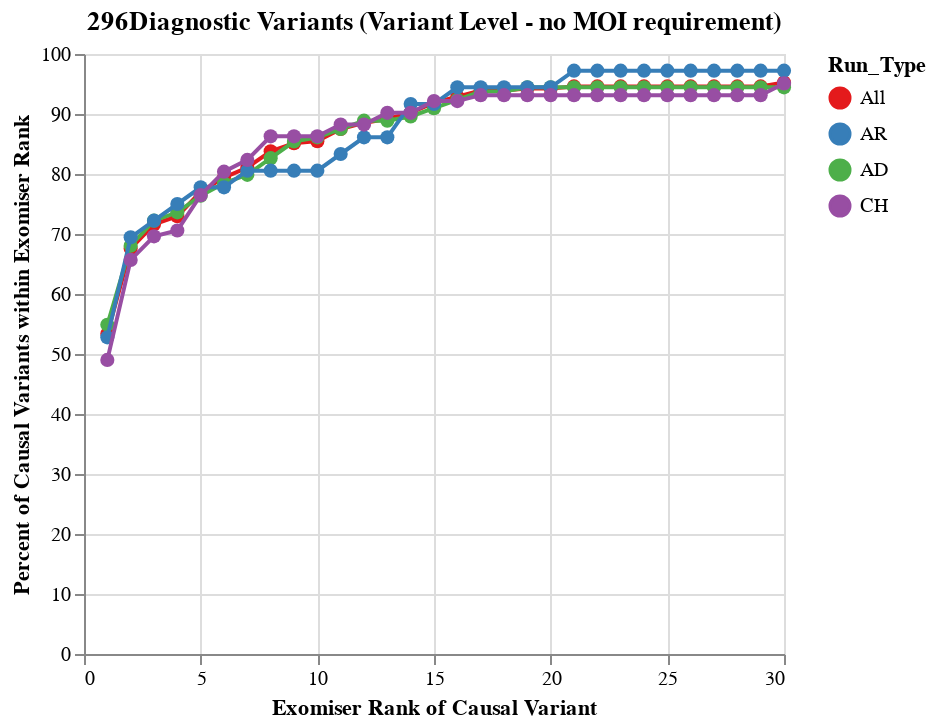

The notebook cell saved with this chart:
### Code cell
domain = ['exomiser_default', 'filtered_exomiser_default','noN_filtered_15_85_human_revel_mvp_alphaM_spliceAI_noWL','noN_filtered_15_85_human_revel_mvp_noWL' ,'']

RUN_TYPES = [ 'noN_filtered_15_85_human_revel_mvp_alphaM_spliceAI_noWL' ]
domain = ['All', 'AR', 'AD', 'CH']
d_df,denom = ps.create_df(300, RUN_TYPES, gs_exomiser_success_table)
d_df['Run_Type'] = ['All'] * len(d_df)

gs_exomiser = ps.create_plot(denom, d_df, RUN_TYPES, 'set1', False, domain)
gs_exomiser

d_df,denom = ps.create_df(300, RUN_TYPES, gs_exomiser_AR)
d_df['Run_Type'] = ['AR'] * len(d_df)

gs_exomiser_AR_plot = ps.create_plot(denom, d_df, RUN_TYPES, 'set1', False, domain)
gs_exomiser_AR_plot

d_df,denom = ps.create_df(300, RUN_TYPES, gs_exomiser_AD)
d_df['Run_Type'] = ['AD'] * len(d_df)
gs_exomiser_AD_plot = ps.create_plot(denom, d_df, RUN_TYPES, 'set1', False, domain)
gs_exomiser_AD_plot

d_df,denom = ps.create_df(300, RUN_TYPES, gs_exomiser_cmpd_hets)
d_df['Run_Type'] = ['CH'] * len(d_df)
gs_exomiser_CH_plot = ps.create_plot(denom, d_df, RUN_TYPES, 'set1', False, domain)


gs_exomiser_allplots = alt.layer(gs_exomiser, gs_exomiser_AD_plot, gs_exomiser_AR_plot,gs_exomiser_CH_plot).properties(height=300, width=350)
gs_exomiser_allplots

### Figure 1 — Vega-Lite specification as saved in the notebook (floating-point values rounded to 4 significant figures)
{"config": {"view": {"continuousWidth": 300, "continuousHeight": 300}}, "layer": [{"data": {"name": "data-366d1a758d15123d9ef32840f3b4c5c9"}, "mark": {"type": "line", "point": {"size": 50}}, "encoding": {"color": {"field": "Run_Type", "scale": {"domain": ["All", "AR", "AD", "CH"], "scheme": "set1"}, "sort": ["noN_filtered_15_85_human_revel_mvp_alphaM_spliceAI_noWL"], "type": "nominal"}, "tooltip": [{"field": "Rank", "type": "quantitative"}, {"field": "Percent_Variants", "type": "quantitative"}, {"field": "Run_Type", "type": "nominal"}], "x": {"field": "Rank", "title": "Exomiser Rank of Causal Variant", "type": "quantitative"}, "y": {"field": "Percent_Variants", "scale": {"domain": [0, 100]}, "title": "Percent of Causal Variants within Exomiser Rank", "type": "quantitative"}}, "title": "296Diagnostic Variants (Variant Level - no MOI requirement)"}, {"data": {"name": "data-f0083d6d49240be2d9f9feeeefffcb79"}, "mark": {"type": "line", "point": {"size": 50}}, "encoding": {"color": {"field": "Run_Type", "scale": {"domain": ["All", "AR", "AD", "CH"], "scheme": "set1"}, "sort": ["noN_filtered_15_85_human_revel_mvp_alphaM_spliceAI_noWL"], "type": "nominal"}, "tooltip": [{"field": "Rank", "type": "quantitative"}, {"field": "Percent_Variants", "type": "quantitative"}, {"field": "Run_Type", "type": "nominal"}], "x": {"field": "Rank", "title": "Exomiser Rank of Causal Variant", "type": "quantitative"}, "y": {"field": "Percent_Variants", "scale": {"domain": [0, 100]}, "title": "Percent of Causal Variants within Exomiser Rank", "type": "quantitative"}}, "title": "144Diagnostic Variants (Variant Level - no MOI requirement)"}, {"data": {"name": "data-92db1378c27449e3f9903580a2c19bc5"}, "mark": {"type": "line", "point": {"size": 50}}, "encoding": {"color": {"field": "Run_Type", "scale": {"domain": ["All", "AR", "AD", "CH"], "scheme": "set1"}, "sort": ["noN_filtered_15_85_human_revel_mvp_alphaM_spliceAI_noWL"], "type": "nominal"}, "tooltip": [{"field": "Rank", "type": "quantitative"}, {"field": "Percent_Variants", "type": "quantitative"}, {"field": "Run_Type", "type": "nominal"}], "x": {"field": "Rank", "title": "Exomiser Rank of Causal Variant", "type": "quantitative"}, "y": {"field": "Percent_Variants", "scale": {"domain": [0, 100]}, "title": "Percent of Causal Variants within Exomiser Rank", "type": "quantitative"}}, "title": "36Diagnostic Variants (Variant Level - no MOI requirement)"}, {"data": {"name": "data-2a08428be8853776c03530c07de7384d"}, "mark": {"type": "line", "point": {"size": 50}}, "encoding": {"color": {"field": "Run_Type", "scale": {"domain": ["All", "AR", "AD", "CH"], "scheme": "set1"}, "sort": ["noN_filtered_15_85_human_revel_mvp_alphaM_spliceAI_noWL"], "type": "nominal"}, "tooltip": [{"field": "Rank", "type": "quantitative"}, {"field": "Percent_Variants", "type": "quantitative"}, {"field": "Run_Type", "type": "nominal"}], "x": {"field": "Rank", "title": "Exomiser Rank of Causal Variant", "type": "quantitative"}, "y": {"field": "Percent_Variants", "scale": {"domain": [0, 100]}, "title": "Percent of Causal Variants within Exomiser Rank", "type": "quantitative"}}, "title": "102Diagnostic Variants (Variant Level - no MOI requirement)"}], "height": 300, "width": 350, "$schema": "https://vega.github.io/schema/vega-lite/v5.17.0.json", "datasets": {"data-366d1a758d15123d9ef32840f3b4c5c9": [{"Rank": 1, "NumPatients": 158, "Percent_Variants": 53.38, "Run_Type": "All"}, {"Rank": 2, "NumPatients": 200, "Percent_Variants": 67.57, "Run_Type": "All"}, {"Rank": 3, "NumPatients": 212, "Percent_Variants": 71.62, "Run_Type": "All"}, {"Rank": 4, "NumPatients": 216, "Percent_Variants": 72.97, "Run_Type": "All"}, {"Rank": 5, "NumPatients": 228, "Percent_Variants": 77.03, "Run_Type": "All"}, {"Rank": 6, "NumPatients": 235, "Percent_Variants": 79.39, "Run_Type": "All"}, {"Rank": 7, "NumPatients": 240, "Percent_Variants": 81.08, "Run_Type": "All"}, {"Rank": 8, "NumPatients": 248, "Percent_Variants": 83.78, "Run_Type": "All"}, {"Rank": 9, "NumPatients": 252, "Percent_Variants": 85.14, "Run_Type": "All"}, {"Rank": 10, "NumPatients": 253, "Percent_Variants": 85.47, "Run_Type": "All"}, {"Rank": 11, "NumPatients": 259, "Percent_Variants": 87.5, "Run_Type": "All"}, {"Rank": 12, "NumPatients": 262, "Percent_Variants": 88.51, "Run_Type": "All"}, {"Rank": 13, "NumPatients": 264, "Percent_Variants": 89.19, "Run_Type": "All"}, {"Rank": 14, "NumPatients": 267, "Percent_Variants": 90.2, "Run_Type": "All"}, {"Rank": 15, "NumPatients": 272, "Percent_Variants": 91.89, "Run_Type": "All"}, {"Rank": 16, "NumPatients": 275, "Percent_Variants": 92.91, "Run_Type": "All"}, {"Rank": 17, "NumPatients": 278, "Percent_Variants": 93.92, "Run_Type": "All"}, {"Rank": 18, "NumPatients": 278, "Percent_Variants": 93.92, "Run_Type": "All"}, {"Rank": 19, "NumPatients": 279, "Percent_Variants": 94.26, "Run_Type": "All"}, {"Rank": 20, "NumPatients": 279, "Percent_Variants": 94.26, "Run_Type": "All"}, {"Rank": 21, "NumPatients": 280, "Percent_Variants": 94.59, "Run_Type": "All"}, {"Rank": 22, "NumPatients": 280, "Percent_Variants": 94.59, "Run_Type": "All"}, {"Rank": 23, "NumPatients": 280, "Percent_Variants": 94.59, "Run_Type": "All"}, {"Rank": 24, "NumPatients": 280, "Percent_Variants": 94.59, "Run_Type": "All"}, {"Rank": 25, "NumPatients": 280, "Percent_Variants": 94.59, "Run_Type": "All"}, {"Rank": 26, "NumPatients": 280, "Percent_Variants": 94.59, "Run_Type": "All"}, {"Rank": 27, "NumPatients": 280, "Percent_Variants": 94.59, "Run_Type": "All"}, {"Rank": 28, "NumPatients": 280, "Percent_Variants": 94.59, "Run_Type": "All"}, {"Rank": 29, "NumPatients": 280, "Percent_Variants": 94.59, "Run_Type": "All"}, {"Rank": 30, "NumPatients": 282, "Percent_Variants": 95.27, "Run_Type": "All"}], "data-f0083d6d49240be2d9f9feeeefffcb79": [{"Rank": 1, "NumPatients": 79, "Percent_Variants": 54.86, "Run_Type": "AD"}, {"Rank": 2, "NumPatients": 98, "Percent_Variants": 68.06, "Run_Type": "AD"}, {"Rank": 3, "NumPatients": 104, "Percent_Variants": 72.22, "Run_Type": "AD"}, {"Rank": 4, "NumPatients": 106, "Percent_Variants": 73.61, "Run_Type": "AD"}, {"Rank": 5, "NumPatients": 110, "Percent_Variants": 76.39, "Run_Type": "AD"}, {"Rank": 6, "NumPatients": 113, "Percent_Variants": 78.47, "Run_Type": "AD"}, {"Rank": 7, "NumPatients": 115, "Percent_Variants": 79.86, "Run_Type": "AD"}, {"Rank": 8, "NumPatients": 119, "Percent_Variants": 82.64, "Run_Type": "AD"}, {"Rank": 9, "NumPatients": 123, "Percent_Variants": 85.42, "Run_Type": "AD"}, {"Rank": 10, "NumPatients": 124, "Percent_Variants": 86.11, "Run_Type": "AD"}, {"Rank": 11, "NumPatients": 126, "Percent_Variants": 87.5, "Run_Type": "AD"}, {"Rank": 12, "NumPatients": 128, "Percent_Variants": 88.89, "Run_Type": "AD"}, {"Rank": 13, "NumPatients": 128, "Percent_Variants": 88.89, "Run_Type": "AD"}, {"Rank": 14, "NumPatients": 129, "Percent_Variants": 89.58, "Run_Type": "AD"}, {"Rank": 15, "NumPatients": 131, "Percent_Variants": 90.97, "Run_Type": "AD"}, {"Rank": 16, "NumPatients": 133, "Percent_Variants": 92.36, "Run_Type": "AD"}, {"Rank": 17, "NumPatients": 135, "Percent_Variants": 93.75, "Run_Type": "AD"}, {"Rank": 18, "NumPatients": 135, "Percent_Variants": 93.75, "Run_Type": "AD"}, {"Rank": 19, "NumPatients": 136, "Percent_Variants": 94.44, "Run_Type": "AD"}, {"Rank": 20, "NumPatients": 136, "Percent_Variants": 94.44, "Run_Type": "AD"}, {"Rank": 21, "NumPatients": 136, "Percent_Variants": 94.44, "Run_Type": "AD"}, {"Rank": 22, "NumPatients": 136, "Percent_Variants": 94.44, "Run_Type": "AD"}, {"Rank": 23, "NumPatients": 136, "Percent_Variants": 94.44, "Run_Type": "AD"}, {"Rank": 24, "NumPatients": 136, "Percent_Variants": 94.44, "Run_Type": "AD"}, {"Rank": 25, "NumPatients": 136, "Percent_Variants": 94.44, "Run_Type": "AD"}, {"Rank": 26, "NumPatients": 136, "Percent_Variants": 94.44, "Run_Type": "AD"}, {"Rank": 27, "NumPatients": 136, "Percent_Variants": 94.44, "Run_Type": "AD"}, {"Rank": 28, "NumPatients": 136, "Percent_Variants": 94.44, "Run_Type": "AD"}, {"Rank": 29, "NumPatients": 136, "Percent_Variants": 94.44, "Run_Type": "AD"}, {"Rank": 30, "NumPatients": 136, "Percent_Variants": 94.44, "Run_Type": "AD"}], "data-92db1378c27449e3f9903580a2c19bc5": [{"Rank": 1, "NumPatients": 19, "Percent_Variants": 52.78, "Run_Type": "AR"}, {"Rank": 2, "NumPatients": 25, "Percent_Variants": 69.44, "Run_Type": "AR"}, {"Rank": 3, "NumPatients": 26, "Percent_Variants": 72.22, "Run_Type": "AR"}, {"Rank": 4, "NumPatients": 27, "Percent_Variants": 75.0, "Run_Type": "AR"}, {"Rank": 5, "NumPatients": 28, "Percent_Variants": 77.78, "Run_Type": "AR"}, {"Rank": 6, "NumPatients": 28, "Percent_Variants": 77.78, "Run_Type": "AR"}, {"Rank": 7, "NumPatients": 29, "Percent_Variants": 80.56, "Run_Type": "AR"}, {"Rank": 8, "NumPatients": 29, "Percent_Variants": 80.56, "Run_Type": "AR"}, {"Rank": 9, "NumPatients": 29, "Percent_Variants": 80.56, "Run_Type": "AR"}, {"Rank": 10, "NumPatients": 29, "Percent_Variants": 80.56, "Run_Type": "AR"}, {"Rank": 11, "NumPatients": 30, "Percent_Variants": 83.33, "Run_Type": "AR"}, {"Rank": 12, "NumPatients": 31, "Percent_Variants": 86.11, "Run_Type": "AR"}, {"Rank": 13, "NumPatients": 31, "Percent_Variants": 86.11, "Run_Type": "AR"}, {"Rank": 14, "NumPatients": 33, "Percent_Variants": 91.67, "Run_Type": "AR"}, {"Rank": 15, "NumPatients": 33, "Percent_Variants": 91.67, "Run_Type": "AR"}, {"Rank": 16, "NumPatients": 34, "Percent_Variants": 94.44, "Run_Type": "AR"}, {"Rank": 17, "NumPatients": 34, "Percent_Variants": 94.44, "Run_Type": "AR"}, {"Rank": 18, "NumPatients": 34, "Percent_Variants": 94.44, "Run_Type": "AR"}, {"Rank": 19, "NumPatients": 34, "Percent_Variants": 94.44, "Run_Type": "AR"}, {"Rank": 20, "NumPatients": 34, "Percent_Variants": 94.44, "Run_Type": "AR"}, {"Rank": 21, "NumPatients": 35, "Percent_Variants": 97.22, "Run_Type": "AR"}, {"Rank": 22, "NumPatients": 35, "Percent_Variants": 97.22, "Run_Type": "AR"}, {"Rank": 23, "NumPatients": 35, "Percent_Variants": 97.22, "Run_Type": "AR"}, {"Rank": 24, "NumPatients": 35, "Percent_Variants": 97.22, "Run_Type": "AR"}, {"Rank": 25, "NumPatients": 35, "Percent_Variants": 97.22, "Run_Type": "AR"}, {"Rank": 26, "NumPatients": 35, "Percent_Variants": 97.22, "Run_Type": "AR"}, {"Rank": 27, "NumPatients": 35, "Percent_Variants": 97.22, "Run_Type": "AR"}, {"Rank": 28, "NumPatients": 35, "Percent_Variants": 97.22, "Run_Type": "AR"}, {"Rank": 29, "NumPatients": 35, "Percent_Variants": 97.22, "Run_Type": "AR"}, {"Rank": 30, "NumPatients": 35, "Percent_Variants": 97.22, "Run_Type": "AR"}], "data-2a08428be8853776c03530c07de7384d": [{"Rank": 1, "NumPatients": 50, "Percent_Variants": 49.02, "Run_Type": "CH"}, {"Rank": 2, "NumPatients": 67, "Percent_Variants": 65.69, "Run_Type": "CH"}, {"Rank": 3, "NumPatients": 71, "Percent_Variants": 69.61, "Run_Type": "CH"}, {"Rank": 4, "NumPatients": 72, "Percent_Variants": 70.59, "Run_Type": "CH"}, {"Rank": 5, "NumPatients": 78, "Percent_Variants": 76.47, "Run_Type": "CH"}, {"Rank": 6, "NumPatients": 82, "Percent_Variants": 80.39, "Run_Type": "CH"}, {"Rank": 7, "NumPatients": 84, "Percent_Variants": 82.35, "Run_Type": "CH"}, {"Rank": 8, "NumPatients": 88, "Percent_Variants": 86.27, "Run_Type": "CH"}, {"Rank": 9, "NumPatients": 88, "Percent_Variants": 86.27, "Run_Type": "CH"}, {"Rank": 10, "NumPatients": 88, "Percent_Variants": 86.27, "Run_Type": "CH"}, {"Rank": 11, "NumPatients": 90, "Percent_Variants": 88.24, "Run_Type": "CH"}, {"Rank": 12, "NumPatients": 90, "Percent_Variants": 88.24, "Run_Type": "CH"}, {"Rank": 13, "NumPatients": 92, "Percent_Variants": 90.2, "Run_Type": "CH"}, {"Rank": 14, "NumPatients": 92, "Percent_Variants": 90.2, "Run_Type": "CH"}, {"Rank": 15, "NumPatients": 94, "Percent_Variants": 92.16, "Run_Type": "CH"}, {"Rank": 16, "NumPatients": 94, "Percent_Variants": 92.16, "Run_Type": "CH"}, {"Rank": 17, "NumPatients": 95, "Percent_Variants": 93.14, "Run_Type": "CH"}, {"Rank": 18, "NumPatients": 95, "Percent_Variants": 93.14, "Run_Type": "CH"}, {"Rank": 19, "NumPatients": 95, "Percent_Variants": 93.14, "Run_Type": "CH"}, {"Rank": 20, "NumPatients": 95, "Percent_Variants": 93.14, "Run_Type": "CH"}, {"Rank": 21, "NumPatients": 95, "Percent_Variants": 93.14, "Run_Type": "CH"}, {"Rank": 22, "NumPatients": 95, "Percent_Variants": 93.14, "Run_Type": "CH"}, {"Rank": 23, "NumPatients": 95, "Percent_Variants": 93.14, "Run_Type": "CH"}, {"Rank": 24, "NumPatients": 95, "Percent_Variants": 93.14, "Run_Type": "CH"}, {"Rank": 25, "NumPatients": 95, "Percent_Variants": 93.14, "Run_Type": "CH"}, {"Rank": 26, "NumPatients": 95, "Percent_Variants": 93.14, "Run_Type": "CH"}, {"Rank": 27, "NumPatients": 95, "Percent_Variants": 93.14, "Run_Type": "CH"}, {"Rank": 28, "NumPatients": 95, "Percent_Variants": 93.14, "Run_Type": "CH"}, {"Rank": 29, "NumPatients": 95, "Percent_Variants": 93.14, "Run_Type": "CH"}, {"Rank": 30, "NumPatients": 97, "Percent_Variants": 95.1, "Run_Type": "CH"}]}}
